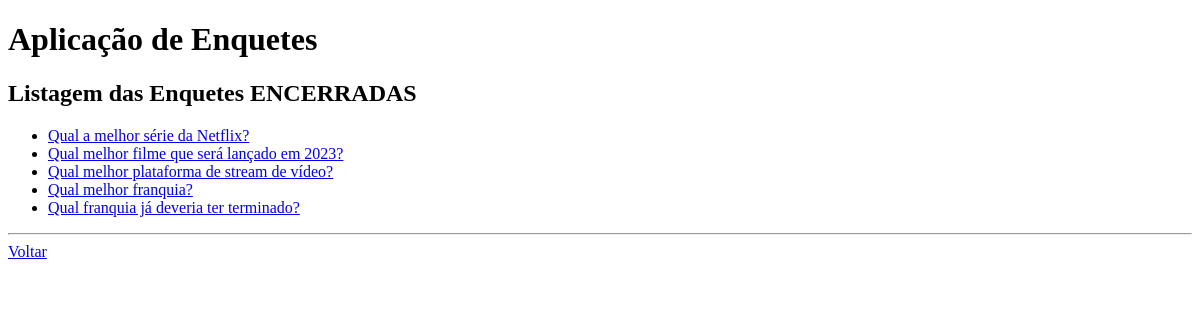
The app's page /enquetes/encerradas/, older data.
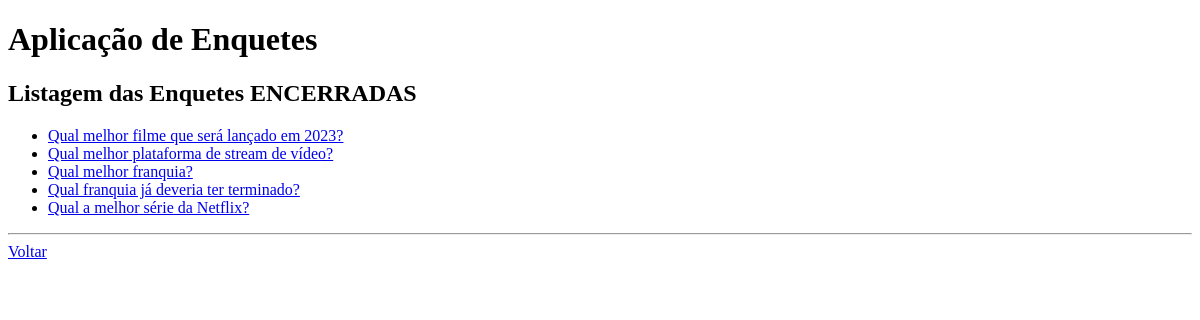
The same page, newer data.
### enquetes/models.py (models this page shows, shortened)
class Pergunta(models.Model):
    enunciado = models.CharField(max_length=150)
    data_pub = models.DateTimeField('Data de publicação')
    data_encerramento = models.DateField('Data de encerramento', null=True)
    def publicada_recentemente(self):
        marco_48h_passado = timezone.now() - datetime.timedelta(hours=48)
        agora = timezone.now()
        return (self.data_pub <= agora) and (self.data_pub >= marco_48h_passado)
    publicada_recentemente.admin_order_field = 'data_pub'
    publicada_recentemente.boolean = True
    publicada_recentemente.short_description = 'Recente?'

### enquetes/views.py (the view)
# urls.py: path('encerradas/', views.EncerradasView.as_view(), name='encerradas'),
class EncerradasView(View):
    def get(self, request, *args, **kwargs):
        lista_perguntas = Pergunta.objects.filter(data_encerramento__lt = timezone.now()).order_by('data_pub')
        contexto = {'lista_perguntas': lista_perguntas, }
        return render(request, 'enquetes/encerradas.html', contexto)

### enquetes/templates/enquetes/encerradas.html (shortened to what this page needs)
<!DOCTYPE html>
<html lang="pt-br">
<head>
</head>
<body>
    <h1>Aplicação de Enquetes</h1>
    <h2>Listagem das Enquetes ENCERRADAS</h2>
    {% if lista_perguntas %}
        <ul>
            {% for pergunta in lista_perguntas %}
                <li><a href="{% url 'enquetes:detalhes' pergunta.id %}">
                    {{ pergunta.enunciado }}
                </a></li>
            {% endfor %}
        </ul>
    {% else %}
        <h3>Nenhuma enquete encerrada até o momento.</h3>
    {% endif %}
    <hr/>
    <a href="{% url 'enquetes:index' %}">Voltar</a>
</body>
</html>

Row changes from the older to the newer data that the page shows:
changed Pergunta "Qual a melhor série da Netflix?": moves down the list
